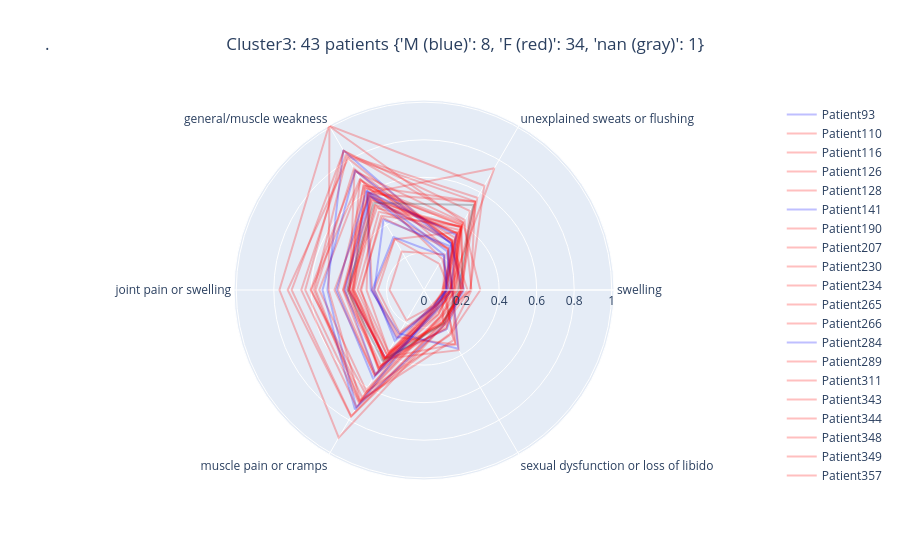

The cell this chart's notebook holds for it:
### Code cell
star_chart_per_patient(3)

### Figure 1 — Plotly figure (JSON) as saved in the notebook; plotly's stock layout.template omitted (floating-point values rounded to 4 significant figures)
{"data": [{"line": {"color": "rgb(0,0,255)"}, "mode": "lines", "name": "Patient93", "opacity": 0.25, "r": [0.2008, 0.291, 0.5755, 0.4003, 0.4137, 0.2411, 0.2008, 0.2008], "theta": ["swelling", "unexplained sweats or flushing", "general/muscle weakness", "joint pain or swelling", "muscle pain or cramps", "sexual dysfunction or loss of libido", "swelling"], "type": "scatterpolar"}, {"line": {"color": "rgb(255,0,0)"}, "mode": "lines", "name": "Patient110", "opacity": 0.25, "r": [0.09683, 0.3469, 0.5775, 0.3058, 0.379, 0.2032, 0.09683, 0.09683], "theta": ["swelling", "unexplained sweats or flushing", "general/muscle weakness", "joint pain or swelling", "muscle pain or cramps", "sexual dysfunction or loss of libido", "swelling"], "type": "scatterpolar"}, {"line": {"color": "rgb(255,0,0)"}, "mode": "lines", "name": "Patient116", "opacity": 0.25, "r": [0.1201, 0.2572, 0.519, 0.371, 0.4282, 0.08872, 0.1201, 0.1201], "theta": ["swelling", "unexplained sweats or flushing", "general/muscle weakness", "joint pain or swelling", "muscle pain or cramps", "sexual dysfunction or loss of libido", "swelling"], "type": "scatterpolar"}, {"line": {"color": "rgb(255,0,0)"}, "mode": "lines", "name": "Patient126", "opacity": 0.25, "r": [0.2487, 0.5451, 0.8214, 0.5857, 0.6885, 0.1721, 0.2487, 0.2487], "theta": ["swelling", "unexplained sweats or flushing", "general/muscle weakness", "joint pain or swelling", "muscle pain or cramps", "sexual dysfunction or loss of libido", "swelling"], "type": "scatterpolar"}, {"line": {"color": "rgb(255,0,0)"}, "mode": "lines", "name": "Patient128", "opacity": 0.25, "r": [0.2063, 0.4862, 0.8557, 0.7048, 0.7762, 0.196, 0.2063, 0.2063], "theta": ["swelling", "unexplained sweats or flushing", "general/muscle weakness", "joint pain or swelling", "muscle pain or cramps", "sexual dysfunction or loss of libido", "swelling"], "type": "scatterpolar"}, {"line": {"color": "rgb(0,0,255)"}, "mode": "lines", "name": "Patient141", "opacity": 0.25, "r": [0.2133, 0.2842, 0.8602, 0.5146, 0.7219, 0.2158, 0.2133, 0.2133], "theta": ["swelling", "unexplained sweats or flushing", "general/muscle weakness", "joint pain or swelling", "muscle pain or cramps", "sexual dysfunction or loss of libido", "swelling"], "type": "scatterpolar"}, {"line": {"color": "rgb(255,0,0)"}, "mode": "lines", "name": "Patient190", "opacity": 0.25, "r": [0.1006, 0.3498, 0.5994, 0.2773, 0.2889, 0.3354, 0.1006, 0.1006], "theta": ["swelling", "unexplained sweats or flushing", "general/muscle weakness", "joint pain or swelling", "muscle pain or cramps", "sexual dysfunction or loss of libido", "swelling"], "type": "scatterpolar"}, {"line": {"color": "rgb(255,0,0)"}, "mode": "lines", "name": "Patient207", "opacity": 0.25, "r": [0.3002, 0.4154, 0.7288, 0.6044, 0.6308, 0.2771, 0.3002, 0.3002], "theta": ["swelling", "unexplained sweats or flushing", "general/muscle weakness", "joint pain or swelling", "muscle pain or cramps", "sexual dysfunction or loss of libido", "swelling"], "type": "scatterpolar"}, {"line": {"color": "rgb(255,0,0)"}, "mode": "lines", "name": "Patient230", "opacity": 0.25, "r": [0.1906, 0.543, 0.5927, 0.4242, 0.462, 0.2321, 0.1906, 0.1906], "theta": ["swelling", "unexplained sweats or flushing", "general/muscle weakness", "joint pain or swelling", "muscle pain or cramps", "sexual dysfunction or loss of libido", "swelling"], "type": "scatterpolar"}, {"line": {"color": "rgb(255,0,0)"}, "mode": "lines", "name": "Patient234", "opacity": 0.25, "r": [0.1074, 0.3561, 0.3125, 0.246, 0.2613, 0.1039, 0.1074, 0.1074], "theta": ["swelling", "unexplained sweats or flushing", "general/muscle weakness", "joint pain or swelling", "muscle pain or cramps", "sexual dysfunction or loss of libido", "swelling"], "type": "scatterpolar"}, {"line": {"color": "rgb(255,0,0)"}, "mode": "lines", "name": "Patient265", "opacity": 0.25, "r": [0.1566, 0.3911, 0.4564, 0.334, 0.4317, 0.106, 0.1566, 0.1566], "theta": ["swelling", "unexplained sweats or flushing", "general/muscle weakness", "joint pain or swelling", "muscle pain or cramps", "sexual dysfunction or loss of libido", "swelling"], "type": "scatterpolar"}, {"line": {"color": "rgb(255,0,0)"}, "mode": "lines", "name": "Patient266", "opacity": 0.25, "r": [0.1513, 0.251, 0.7399, 0.3958, 0.4223, 0.3699, 0.1513, 0.1513], "theta": ["swelling", "unexplained sweats or flushing", "general/muscle weakness", "joint pain or swelling", "muscle pain or cramps", "sexual dysfunction or loss of libido", "swelling"], "type": "scatterpolar"}, {"line": {"color": "rgb(0,0,255)"}, "mode": "lines", "name": "Patient284", "opacity": 0.25, "r": [0.1239, 0.2087, 0.3253, 0.2762, 0.2959, 0.09824, 0.1239, 0.1239], "theta": ["swelling", "unexplained sweats or flushing", "general/muscle weakness", "joint pain or swelling", "muscle pain or cramps", "sexual dysfunction or loss of libido", "swelling"], "type": "scatterpolar"}, {"line": {"color": "rgb(255,0,0)"}, "mode": "lines", "name": "Patient289", "opacity": 0.25, "r": [0.2095, 0.3904, 0.5229, 0.4009, 0.4163, 0.1972, 0.2095, 0.2095], "theta": ["swelling", "unexplained sweats or flushing", "general/muscle weakness", "joint pain or swelling", "muscle pain or cramps", "sexual dysfunction or loss of libido", "swelling"], "type": "scatterpolar"}, {"line": {"color": "rgb(255,0,0)"}, "mode": "lines", "name": "Patient311", "opacity": 0.25, "r": [0.1971, 0.3239, 0.6727, 0.5579, 0.617, 0.1665, 0.1971, 0.1971], "theta": ["swelling", "unexplained sweats or flushing", "general/muscle weakness", "joint pain or swelling", "muscle pain or cramps", "sexual dysfunction or loss of libido", "swelling"], "type": "scatterpolar"}, {"line": {"color": "rgb(255,0,0)"}, "mode": "lines", "name": "Patient343", "opacity": 0.25, "r": [0.1082, 0.3905, 0.5035, 0.4011, 0.4803, 0.09987, 0.1082, 0.1082], "theta": ["swelling", "unexplained sweats or flushing", "general/muscle weakness", "joint pain or swelling", "muscle pain or cramps", "sexual dysfunction or loss of libido", "swelling"], "type": "scatterpolar"}, {"line": {"color": "rgb(255,0,0)"}, "mode": "lines", "name": "Patient344", "opacity": 0.25, "r": [0.1697, 0.3989, 0.6281, 0.384, 0.4236, 0.2388, 0.1697, 0.1697], "theta": ["swelling", "unexplained sweats or flushing", "general/muscle weakness", "joint pain or swelling", "muscle pain or cramps", "sexual dysfunction or loss of libido", "swelling"], "type": "scatterpolar"}, {"line": {"color": "rgb(255,0,0)"}, "mode": "lines", "name": "Patient348", "opacity": 0.25, "r": [0.1435, 0.3704, 0.4804, 0.355, 0.396, 0.1498, 0.1435, 0.1435], "theta": ["swelling", "unexplained sweats or flushing", "general/muscle weakness", "joint pain or swelling", "muscle pain or cramps", "sexual dysfunction or loss of libido", "swelling"], "type": "scatterpolar"}, {"line": {"color": "rgb(255,0,0)"}, "mode": "lines", "name": "Patient349", "opacity": 0.25, "r": [0.1428, 0.3016, 0.7465, 0.5772, 0.684, 0.1067, 0.1428, 0.1428], "theta": ["swelling", "unexplained sweats or flushing", "general/muscle weakness", "joint pain or swelling", "muscle pain or cramps", "sexual dysfunction or loss of libido", "swelling"], "type": "scatterpolar"}, {"line": {"color": "rgb(255,0,0)"}, "mode": "lines", "name": "Patient357", "opacity": 0.25, "r": [0.2037, 0.402, 0.6279, 0.374, 0.396, 0.2092, 0.2037, 0.2037], "theta": ["swelling", "unexplained sweats or flushing", "general/muscle weakness", "joint pain or swelling", "muscle pain or cramps", "sexual dysfunction or loss of libido", "swelling"], "type": "scatterpolar"}, {"line": {"color": "rgb(0,0,255)"}, "mode": "lines", "name": "Patient366", "opacity": 0.25, "r": [0.1302, 0.2871, 0.7337, 0.5406, 0.7354, 0.1126, 0.1302, 0.1302], "theta": ["swelling", "unexplained sweats or flushing", "general/muscle weakness", "joint pain or swelling", "muscle pain or cramps", "sexual dysfunction or loss of libido", "swelling"], "type": "scatterpolar"}, {"line": {"color": "rgb(255,0,0)"}, "mode": "lines", "name": "Patient418", "opacity": 0.25, "r": [0.1232, 0.3069, 0.566, 0.3814, 0.486, 0.1127, 0.1232, 0.1232], "theta": ["swelling", "unexplained sweats or flushing", "general/muscle weakness", "joint pain or swelling", "muscle pain or cramps", "sexual dysfunction or loss of libido", "swelling"], "type": "scatterpolar"}, {"line": {"color": "rgb(255,0,0)"}, "mode": "lines", "name": "Patient436", "opacity": 0.25, "r": [0.1611, 0.5431, 0.6409, 0.4586, 0.5259, 0.183, 0.1611, 0.1611], "theta": ["swelling", "unexplained sweats or flushing", "general/muscle weakness", "joint pain or swelling", "muscle pain or cramps", "sexual dysfunction or loss of libido", "swelling"], "type": "scatterpolar"}, {"line": {"color": "rgb(255,0,0)"}, "mode": "lines", "name": "Patient441", "opacity": 0.25, "r": [0.1028, 0.2194, 0.237, 0.1834, 0.1871, 0.0974, 0.1028, 0.1028], "theta": ["swelling", "unexplained sweats or flushing", "general/muscle weakness", "joint pain or swelling", "muscle pain or cramps", "sexual dysfunction or loss of libido", "swelling"], "type": "scatterpolar"}, {"line": {"color": "rgb(0,0,255)"}, "mode": "lines", "name": "Patient456", "opacity": 0.25, "r": [0.1528, 0.2406, 0.6106, 0.2834, 0.267, 0.3616, 0.1528, 0.1528], "theta": ["swelling", "unexplained sweats or flushing", "general/muscle weakness", "joint pain or swelling", "muscle pain or cramps", "sexual dysfunction or loss of libido", "swelling"], "type": "scatterpolar"}, {"line": {"color": "rgb(255,0,0)"}, "mode": "lines", "name": "Patient464", "opacity": 0.25, "r": [0.1803, 0.3509, 0.5808, 0.4766, 0.5237, 0.1237, 0.1803, 0.1803], "theta": ["swelling", "unexplained sweats or flushing", "general/muscle weakness", "joint pain or swelling", "muscle pain or cramps", "sexual dysfunction or loss of libido", "swelling"], "type": "scatterpolar"}, {"line": {"color": "rgb(255,0,0)"}, "mode": "lines", "name": "Patient472", "opacity": 0.25, "r": [0.1398, 0.4102, 0.6452, 0.4068, 0.4856, 0.1524, 0.1398, 0.1398], "theta": ["swelling", "unexplained sweats or flushing", "general/muscle weakness", "joint pain or swelling", "muscle pain or cramps", "sexual dysfunction or loss of libido", "swelling"], "type": "scatterpolar"}, {"line": {"color": "rgb(255,0,0)"}, "mode": "lines", "name": "Patient478", "opacity": 0.25, "r": [0.139, 0.1614, 0.3143, 0.266, 0.2771, 0.1077, 0.139, 0.139], "theta": ["swelling", "unexplained sweats or flushing", "general/muscle weakness", "joint pain or swelling", "muscle pain or cramps", "sexual dysfunction or loss of libido", "swelling"], "type": "scatterpolar"}, {"line": {"color": "rgb(255,0,0)"}, "mode": "lines", "name": "Patient491", "opacity": 0.25, "r": [0.2318, 0.2954, 0.5583, 0.43, 0.4757, 0.1977, 0.2318, 0.2318], "theta": ["swelling", "unexplained sweats or flushing", "general/muscle weakness", "joint pain or swelling", "muscle pain or cramps", "sexual dysfunction or loss of libido", "swelling"], "type": "scatterpolar"}, {"line": {"color": "rgb(255,0,0)"}, "mode": "lines", "name": "Patient504", "opacity": 0.25, "r": [0.1957, 0.3001, 0.809, 0.7261, 0.778, 0.216, 0.1957, 0.1957], "theta": ["swelling", "unexplained sweats or flushing", "general/muscle weakness", "joint pain or swelling", "muscle pain or cramps", "sexual dysfunction or loss of libido", "swelling"], "type": "scatterpolar"}, {"line": {"color": "rgb(255,0,0)"}, "mode": "lines", "name": "Patient506", "opacity": 0.25, "r": [0.1122, 0.4168, 1.007, 0.5076, 0.679, 0.3103, 0.1122, 0.1122], "theta": ["swelling", "unexplained sweats or flushing", "general/muscle weakness", "joint pain or swelling", "muscle pain or cramps", "sexual dysfunction or loss of libido", "swelling"], "type": "scatterpolar"}, {"line": {"color": "rgb(255,0,0)"}, "mode": "lines", "name": "Patient508", "opacity": 0.25, "r": [0.1965, 0.5676, 0.8325, 0.6537, 0.7186, 0.205, 0.1965, 0.1965], "theta": ["swelling", "unexplained sweats or flushing", "general/muscle weakness", "joint pain or swelling", "muscle pain or cramps", "sexual dysfunction or loss of libido", "swelling"], "type": "scatterpolar"}, {"line": {"color": "rgb(255,0,0)"}, "mode": "lines", "name": "Patient509", "opacity": 0.25, "r": [0.2528, 0.4311, 0.8557, 0.6327, 0.6934, 0.2715, 0.2528, 0.2528], "theta": ["swelling", "unexplained sweats or flushing", "general/muscle weakness", "joint pain or swelling", "muscle pain or cramps", "sexual dysfunction or loss of libido", "swelling"], "type": "scatterpolar"}, {"line": {"color": "rgb(255,0,0)"}, "mode": "lines", "name": "Patient518", "opacity": 0.25, "r": [0.1499, 0.1922, 0.6822, 0.3942, 0.4159, 0.3333, 0.1499, 0.1499], "theta": ["swelling", "unexplained sweats or flushing", "general/muscle weakness", "joint pain or swelling", "muscle pain or cramps", "sexual dysfunction or loss of libido", "swelling"], "type": "scatterpolar"}, {"line": {"color": "rgb(50,50,50)"}, "mode": "lines", "name": "Patient536", "opacity": 0.25, "r": [0.1835, 0.5232, 0.5347, 0.4093, 0.4381, 0.2068, 0.1835, 0.1835], "theta": ["swelling", "unexplained sweats or flushing", "general/muscle weakness", "joint pain or swelling", "muscle pain or cramps", "sexual dysfunction or loss of libido", "swelling"], "type": "scatterpolar"}, {"line": {"color": "rgb(255,0,0)"}, "mode": "lines", "name": "Patient549", "opacity": 0.25, "r": [0.2454, 0.6412, 1.012, 0.7699, 0.9083, 0.2153, 0.2454, 0.2454], "theta": ["swelling", "unexplained sweats or flushing", "general/muscle weakness", "joint pain or swelling", "muscle pain or cramps", "sexual dysfunction or loss of libido", "swelling"], "type": "scatterpolar"}, {"line": {"color": "rgb(0,0,255)"}, "mode": "lines", "name": "Patient559", "opacity": 0.25, "r": [0.1182, 0.2709, 0.432, 0.2643, 0.3121, 0.1043, 0.1182, 0.1182], "theta": ["swelling", "unexplained sweats or flushing", "general/muscle weakness", "joint pain or swelling", "muscle pain or cramps", "sexual dysfunction or loss of libido", "swelling"], "type": "scatterpolar"}, {"line": {"color": "rgb(0,0,255)"}, "mode": "lines", "name": "Patient584", "opacity": 0.25, "r": [0.118, 0.2149, 0.5867, 0.4205, 0.5184, 0.1225, 0.118, 0.118], "theta": ["swelling", "unexplained sweats or flushing", "general/muscle weakness", "joint pain or swelling", "muscle pain or cramps", "sexual dysfunction or loss of libido", "swelling"], "type": "scatterpolar"}, {"line": {"color": "rgb(255,0,0)"}, "mode": "lines", "name": "Patient595", "opacity": 0.25, "r": [0.156, 0.3863, 0.5495, 0.3786, 0.4165, 0.1374, 0.156, 0.156], "theta": ["swelling", "unexplained sweats or flushing", "general/muscle weakness", "joint pain or swelling", "muscle pain or cramps", "sexual dysfunction or loss of libido", "swelling"], "type": "scatterpolar"}, {"line": {"color": "rgb(255,0,0)"}, "mode": "lines", "name": "Patient617", "opacity": 0.25, "r": [0.1482, 0.2552, 0.4452, 0.3398, 0.38, 0.1257, 0.1482, 0.1482], "theta": ["swelling", "unexplained sweats or flushing", "general/muscle weakness", "joint pain or swelling", "muscle pain or cramps", "sexual dysfunction or loss of libido", "swelling"], "type": "scatterpolar"}, {"line": {"color": "rgb(0,0,255)"}, "mode": "lines", "name": "Patient623", "opacity": 0.25, "r": [0.1459, 0.3393, 0.6093, 0.4671, 0.5435, 0.1303, 0.1459, 0.1459], "theta": ["swelling", "unexplained sweats or flushing", "general/muscle weakness", "joint pain or swelling", "muscle pain or cramps", "sexual dysfunction or loss of libido", "swelling"], "type": "scatterpolar"}, {"line": {"color": "rgb(255,0,0)"}, "mode": "lines", "name": "Patient630", "opacity": 0.25, "r": [0.1637, 0.3036, 0.6816, 0.6007, 0.6599, 0.1684, 0.1637, 0.1637], "theta": ["swelling", "unexplained sweats or flushing", "general/muscle weakness", "joint pain or swelling", "muscle pain or cramps", "sexual dysfunction or loss of libido", "swelling"], "type": "scatterpolar"}, {"line": {"color": "rgb(255,0,0)"}, "mode": "lines", "name": "Patient675", "opacity": 0.25, "r": [0.1385, 0.7486, 0.5961, 0.4316, 0.5186, 0.1181, 0.1385, 0.1385], "theta": ["swelling", "unexplained sweats or flushing", "general/muscle weakness", "joint pain or swelling", "muscle pain or cramps", "sexual dysfunction or loss of libido", "swelling"], "type": "scatterpolar"}], "layout": {"title": {"text": ".\t\t\t\t\t\t\t\t\t\t\t\t\t\t\t\t\t\t\t\t\t\t\t\t\t\t\t\t\t\t\t\t\t\t\t\t\t\t\t\tCluster3: 43 patients {'M (blue)': 8, 'F (red)': 34, 'nan (gray)': 1}"}}}
